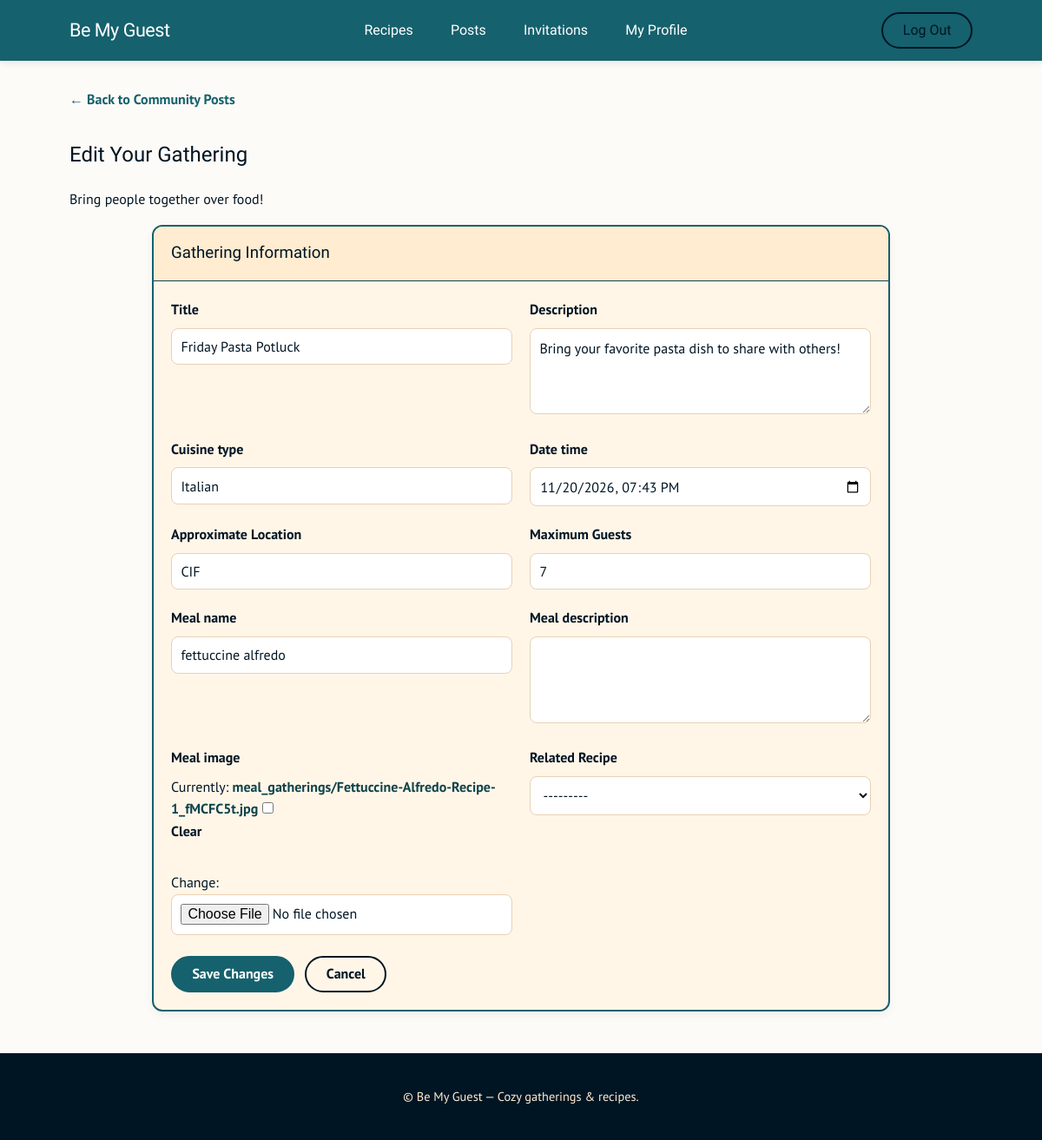
The app's page /posts/2/edit/ (signed in) with its own data.
### features/posts/models.py (models this page shows, shortened)
class MealGathering(models.Model):
    STATUS_CHOICES = [
        ("open", "Open"),
        ("full", "Full"),
        ("cancelled", "Cancelled"),
        ("completed", "Completed"),
    ]
    id = models.BigAutoField(primary_key=True)
    host = models.ForeignKey(
        settings.AUTH_USER_MODEL,
        on_delete=models.CASCADE,
        related_name="meal_gatherings"
    )
    title = models.CharField(max_length=200)
    description = models.TextField(blank=True)
    cuisine_type = models.CharField(max_length=100)
    date_time = models.DateTimeField()
    location = models.CharField(max_length=200)
    max_guests = models.PositiveIntegerField(
        validators=[MinValueValidator(1)]
    )
    meal_name = models.CharField(
        max_length=200,
        blank=True
    )
    meal_description = models.TextField(blank=True)
    meal_image = models.ImageField(
        upload_to="meal_gatherings/",
        blank=True
    )
    recipe = models.ForeignKey(
        "recipes.Recipe",
        on_delete=models.SET_NULL,
        null=True,
        blank=True,
        related_name="meal_gatherings"
    )
    created_at = models.DateTimeField(auto_now_add=True)
    status = models.CharField(
        max_length=20,
        choices=STATUS_CHOICES,
        default="open"
    )

### features/posts/views.py (the view)
# urls.py: path("posts/<int:gathering_id>/edit/", post_views.gathering_edit, name="gathering_edit"),
@login_required
def gathering_edit(request, gathering_id):
    gathering = get_object_or_404(
        MealGathering,
        id=gathering_id,
        host=request.user
    )
    if request.method == "POST":
        form = MealGatheringForm(
            request.POST,
            request.FILES,
            instance=gathering,
            user=request.user
        )
        if form.is_valid():
            form.save()
            messages.success(
                request,
                "Your gathering was updated!"
            )
            return redirect(
                "gathering_detail",
                gathering_id=gathering.id
            )
    else:
        form = MealGatheringForm(
            instance=gathering,
            user=request.user
        )
    context = {
        "form": form,
        "editing": True,
        "gathering": gathering
    }
    return render(request, "post_form.html", context)

### features/posts/views.py (shortened to what this page needs)
class MealGatheringForm(forms.ModelForm):
    date_time = forms.DateTimeField(
        widget=forms.DateTimeInput(
            attrs={"type": "datetime-local"},
            format="%Y-%m-%dT%H:%M"
        ),
        input_formats=["%Y-%m-%dT%H:%M"]
    )
    class Meta:
        model = MealGathering
        fields = [
            "title",
            "description",
            "cuisine_type",
            "date_time",
            "location",
            "max_guests",
            "meal_name",
            "meal_description",
            "meal_image",
            "recipe"
        ]
        widgets = {
            "description": forms.Textarea(attrs={"rows": 3}),
            "meal_description": forms.Textarea(attrs={"rows": 3})
        }
        labels = {
            "max_guests": "Maximum Guests",
            "location": "Approximate Location",
            "recipe": "Related Recipe"
        }
    def __init__(self, *args, user=None, **kwargs):
        super().__init__(*args, **kwargs)
        if user is not None:
            self.fields["recipe"].queryset = Recipe.objects.filter(
                creator=user
            )

### features/recipes/models.py (called while the page is built)
    def __str__(self):
        return self.recipe_name

### bemyguest/templates/post_form.html (shortened to what this page needs)
{% extends "base.html" %}
{% block content %}
<a href="{% url 'posts' %}" class="back-link">
  &larr; Back to Community Posts
</a>
<h2 style="margin-top: 1.5rem;">
  {% if editing %}
    Edit Your Gathering
  {% else %}
    Host a Meal Gathering
  {% endif %}
</h2>
<p>Bring people together over food!</p>
<div class="card gathering-form-card">
  <div class="card__header">
    <h3 style="margin: 0;">Gathering Information</h3>
  </div>
  <div class="card__body">
    <form method="post" enctype="multipart/form-data">
      <div class="gathering-form-fields">
        {% for field in form %}
          <div class="gathering-field">
            <label for="{{ field.id_for_label }}">
              {{ field.label }}
            </label>
            {{ field }}
          </div>
        {% endfor %}
      </div>
      <div class="gathering-actions">
        <button type="submit" class="button">
          {% if editing %}
            Save Changes
          {% else %}
            Create Gathering
          {% endif %}
        </button>
        <a href="{% url 'posts' %}"
           class="button button-outline">
          Cancel
        </a>
      </div>
    </form>
  </div>
</div>
{% endblock %}

### bemyguest/ui-ux/skeleton.css (style rules this page uses)
a { color: var(--stormy-teal); text-decoration: none; font-weight: 500; }
.button, a.button, button, input[type="submit"], input[type="reset"], input[type="button"] { display: inline-flex; align-items: center; justify-content: center; background-color: var(--stormy-teal); border: 2px solid var(--stormy-teal); color: var(--white) !important; border-radius: 999px; padding: 0.6rem 1.4rem; font-weight: 600; line-height: 1.2; transition: background-color 0.2s ease, transform 0.1s ease; text-decoration: none !important; }
.button.button-outline, a.button.button-outline { background: transparent !important; color: var(--ink-black) !important; border: 2px solid var(--ink-black) !important; }
input[type="text"], input[type="search"], input[type="email"], input[type="password"], select, textarea { border: 2px solid var(--border-light); background-color: var(--white); color: var(--ink-black); border-radius: 10px; padding: 0.6rem 0.85rem; width: 100%; }
input::placeholder, textarea::placeholder { color: #6C757D; }

### bemyguest/ui-ux/style.css (style rules this page uses)
:root { --ink-black: #001524; --stormy-teal: #15616D; --stormy-teal-dark: #0F434B; --papaya-whip: #FFECD1; --papaya-whip-light: #FFF6E8; --off-white: #FDFBF7; --harvest-orange: #D95D00; --brandy: #78290F; --white: #ffffff; --border-light: #EAD0B3; --radius: 12px; }
body { font-family: "PT Sans", sans-serif; color: var(--ink-black); background: var(--off-white) !important; line-height: 1.6; }
h1, h2, h3, h4, h5, h6, .recipe-card h3, .card h4, .brand__title, .nav a, .auth-nav a, .auth-nav button { font-family: "Calistoga", serif !important; font-weight: 400 !important; }
h1, h2, h3, h4, h5 { color: var(--ink-black); font-weight: 700; margin-top: 0; }
.card { background: var(--papaya-whip-light); border: 1.5px solid var(--stormy-teal-dark); border-radius: var(--radius); box-shadow: 0 4px 14px rgba(0, 21, 36, 0.08); overflow: hidden; }
.card__header { padding: 1rem 1.25rem; border-bottom: 1.5px solid var(--stormy-teal-dark); font-weight: 700; color: var(--ink-black); background: var(--papaya-whip); }
.card__body { padding: 1.25rem; color: var(--ink-black); }
.card a, .recipe-card a { color: var(--stormy-teal-dark); font-weight: 700; }
.card { align-self: start !important; margin-bottom: 0; }
.card { align-self: start !important; background-color: var(--card-bg, #FFF6E8); border: 2px solid var(--stormy-teal); border-radius: var(--radius); box-shadow: 0 4px 12px rgba(0, 21, 36, 0.05); }
.gathering-actions { display: flex; flex-wrap: wrap; align-items: center; gap: 0.75rem; margin-top: 1rem; }
.gathering-actions .button { margin-bottom: 0; }
.gathering-detail, .gathering-form-card { max-width: 850px; margin: 1rem auto; }
.gathering-form-fields { display: grid; grid-template-columns: repeat( auto-fit, minmax(min(100%, 280px), 1fr) ); gap: 1.25rem; margin-bottom: 1.5rem; }
.gathering-field label { display: block; font-weight: 700; margin-bottom: 0.5rem; }
.gathering-field input, .gathering-field select, .gathering-field textarea { width: 100%; max-width: 100%; box-sizing: border-box; border: 1px solid var(--border-light); border-radius: 8px; padding: 0.65rem; background: white; }
.gathering-field input[type="checkbox"] { width: auto; }
.back-link { display: inline-block; color: var(--stormy-teal); font-weight: 700; text-decoration: none; margin-bottom: 0.5rem; }

### records on screen
MealGathering: form "Friday Pasta Potluck" "Bring your favorite pasta dish to share with others!" "Italian" "11/20/2026 19:43" "CIF" "7" "fettuccine alfredo" "---------"

### other values on screen
{{ field.label }} "Title" "Description" "Cuisine type" "Date time" "Approximate Location" "Maximum Guests" "Meal name" "Meal description" "Meal image" "Related Recipe"
